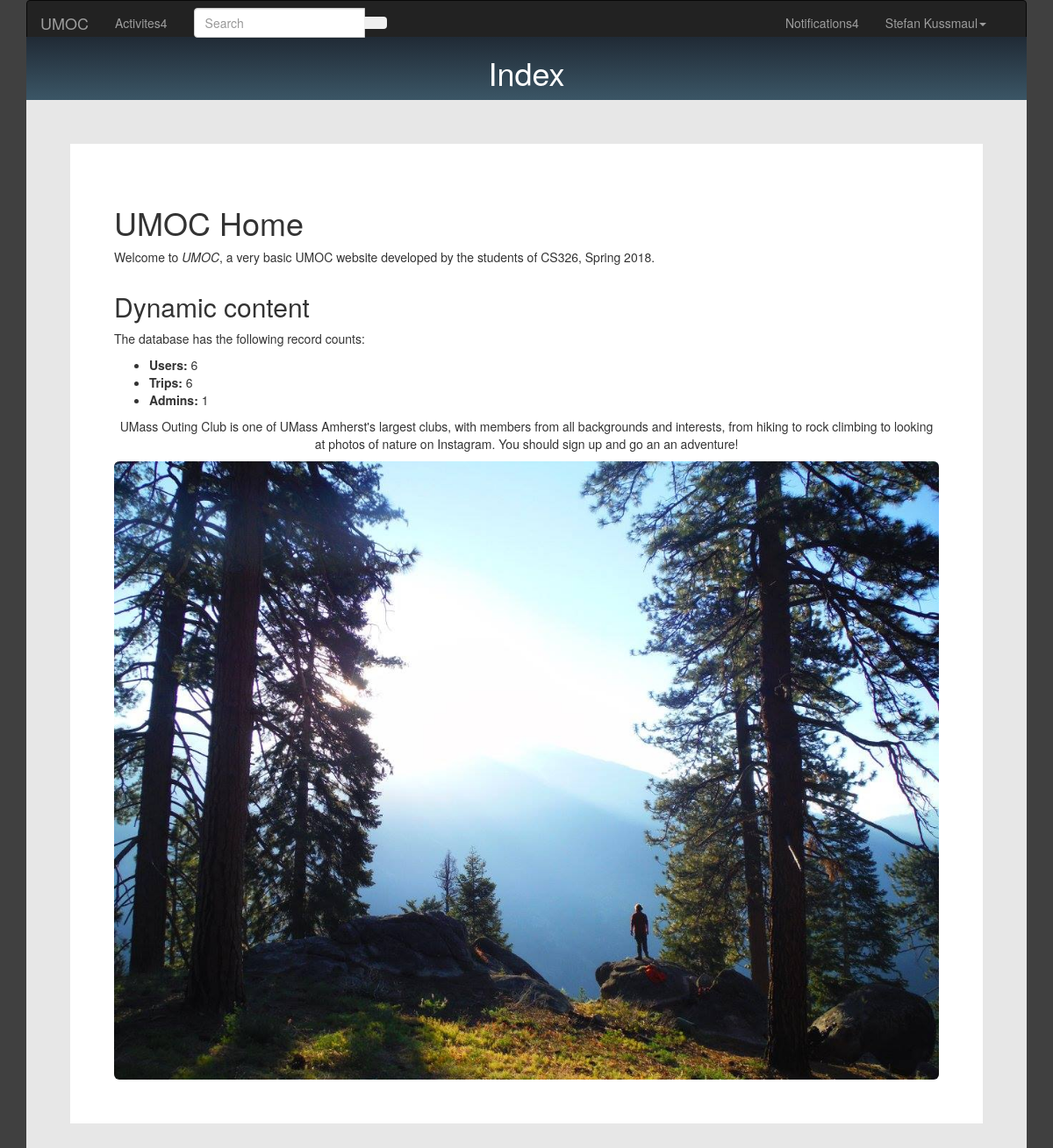
The page / on the database its author committed.
### umoc/models.py (models this page shows, shortened)
class User(models.Model):
	first_name = models.CharField(max_length=20, help_text='Enter your first name', verbose_name='First Name')
	last_name = models.CharField(max_length=20, help_text='Enter your last name', verbose_name='Last Name')
	dob = models.DateField(verbose_name='Date of Birth', help_text='Enter your birth date in the format "YYYY-MM-DD"')
	email = models.EmailField(max_length=30, unique=True, help_text='Enter your email address')
	password = models.CharField(max_length=20) # TODO: store safely using dedicated authentication
	profile_img = models.ImageField(verbose_name='Profile Image', upload_to=profile_directory_path)
	phone_num = models.CharField(max_length=10, verbose_name='Phone Number', validators=[phone_regex])
	contact_name = models.CharField(max_length=40, help_text='Enter name of an emergency contact', blank=True)
	contact_phone = models.CharField(max_length=10, verbose_name='Contact Phone Number', help_text='Enter phone number for emergency contact', validators=[phone_regex], blank=True)
	can_comment = models.BooleanField(help_text='Set whether user can leave comments on trips', default=True)
	can_join_trip = models.BooleanField(help_text='Allow user to sign up for trips?', default=False)
	ADMIN_LEVELS = (
		('u', 'User'),
		('l', 'Leader'),
		('a', 'Admin'),
	)
	admin_level = models.CharField(max_length=1, choices=ADMIN_LEVELS, default='u')
	class Meta:
		ordering = ['last_name', 'first_name', 'admin_level']
	def __str__(self):
		return '{}, {}'.format(self.last_name, self.first_name)

class Notification(models.Model):
	recipient = models.ForeignKey(User, on_delete=models.SET_NULL, null=True)
	message = models.TextField()
	seen = models.BooleanField(default=False)
	dismissed = models.BooleanField(default=False)
	link = models.URLField(max_length=100, blank=True)
	time_stamp = models.DateTimeField(auto_now_add=True)
	class Meta:
		ordering = ['time_stamp']
	def __str__(self):
		return 'Notification for {} on {}: "{}"'.format(self.recipient.first_name, self.time_stamp, self.message)

### umoc/views.py (the view)
# urls.py: path('', views.index, name='index'),
def index(request):
	num_users=User.objects.all().count()
	num_trips=Trip.objects.all().count()
	num_admins=User.objects.filter(admin_level__exact='a').count()
	user = User.objects.filter(first_name__exact='Stefan')[0]
	print(user.profile_img.__dir__())
	print(user.profile_img.name)
	print(user.profile_img.url)
	notifications = user.notification_set.all()
	print ('Found user {}'.format(user))
	print ('User has {} notifications:'.format(len(notifications)))
	for n in notifications:
		print (n)
	return render(
		request,
		'index.html',
		context={'num_users':num_users,'num_trips':num_trips, 'num_admins':num_admins, 'user': user, notifications: notifications },
	)

### umoc/templates/index.html (shortened to what this page needs)
{% extends "template.html" %}
{% block content %}
<div class="row">
	<div class="col-md-12">
		<div class="headingbox">
			<h1 class="heading">Index</h1>
		</div>
	</div>
</div>
<div class="row">
	<div class="col-md-12">
		<div class="wrapper">
			<div class="content">
				<div class="row">
					<div class="col-md-12">
						<h1>UMOC Home</h1>
						<p>Welcome to <em>UMOC</em>, a very basic UMOC website developed by the students of CS326, Spring 2018.</p>
					</div>
				</div>
				<div class="row">
					<div class="col-md-12">
						<h2>Dynamic content</h2>
						<p>The database has the following record counts:</p>
						<ul>
							<li><strong>Users:</strong> {{ num_users }}</li>
							<li><strong>Trips:</strong> {{ num_trips }}</li>
							<li><strong>Admins:</strong> {{ num_admins }}</li>
						</ul>
					</div>
				</div>
				<div class="row">
					<div class="col-md-12">
						<p class="centered">UMass Outing Club is one of UMass Amherst's largest clubs, with members from all backgrounds and interests, from hiking to rock climbing to looking at photos of nature on Instagram. You should sign up and go an an adventure!</p>
					</div>
				</div>
				<div class="row">
					<div class="col-md-12">
						{% load static %}
						<img src="{% static 'img/index/sunrise.jpg' %}" alt="example-image" class="img-rounded img-responsive center-image">
						{% load static %}
					</div>
				</div>
			</div>
		</div>
	</div>
</div>
{% endblock %}

### umoc/templates/navbar.html (shortened to what this page needs)
<div class="row">
	<div class="col-md-12">
		<nav class="navbar navbar-inverse" role="navigation">
			<div class="navbar-header">
				<a class="navbar-brand" href="{% url 'index' %}">UMOC</a>
			</div>
			<div class="collapse navbar-collapse" id="navbar-collapse-5">
				<ul class="nav navbar-nav">
					<li {% if request.path == "/dashboard/" %}class="active"{% endif %}><a href="{% url 'dashboard' %}">Activites<span class="navbar-unread">4</span></a></li>
				</ul>
				{% if user %}
					<form class="navbar-form navbar-left" action="#" role="search">
						<div class="form-group">
							<div class="input-group">
								<input class="form-control" id="navbarInput-01" type="search" placeholder="Search">
								<span class="input-group-btn">
									<button type="submit" class="btn"></button>
								</span>
							</div>
						</div>
					</form>
					<ul class="nav navbar-nav navbar-right">
						<li class="dropdown">
							<a href="#" class="dropdown-toggle" data-toggle="dropdown">Notifications<span class="navbar-new">{{ user.notification_set.all|length }}</span></a>
						</li>
						<li class="dropdown">
							<a href="#" class="dropdown-toggle" data-toggle="dropdown">{% block fullname %}{{ user.first_name }} {{ user.last_name }}{% endblock %}<b class="caret"></b></a>
						</li>
						<li {% if request.path == "/profile/" %}class="active"{% endif %}>
							<a href="{% url 'profile' %}">
							</a>
						</li>
					</ul>
				{% endif %}
			</div>
		</nav>
	</div>
</div>

### umoc/static/css/styles.css (style rules this page uses)
body { background: linear-gradient(rgba(0, 0, 0, 0.75), rgba(0, 0, 0, 0.75)), url("http://mediad.publicbroadcasting.net/p/ktep/files/styles/x_large/public/201701/combination1_blk-maroon.jpg"); }
.centered { text-align: center; }
.heading { color: white; text-align: center; }
.headingbox { background: linear-gradient(#202a35, #3b5666); padding: 1px; margin-top: -30px; }
.wrapper { background: #e7e7e7; padding: 50px; }
.content { background: white; padding: 50px; }

### rows shown on the page
User: notification_set.all|length "4", first_name "Stefan", last_name "Kussmaul"

### other values the page prints
{{ num_users }} "6"
{{ num_trips }} "6"
{{ num_admins }} "1"
